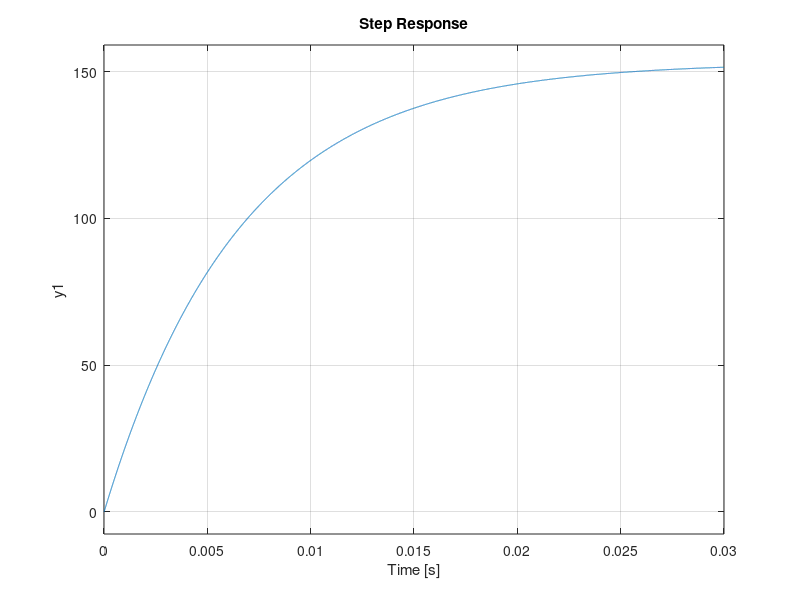

MATLAB code to generate this figure:
% % Para verificar
Laa=366e-6;
J=5e-9;
Ra=55.6;
B=0;
Ki=6.49e-3;
Km=6.53e-3;
num=[Ki]
den=[Laa*J Ra*J+Laa*B Ra*B+Ki*Km ]; %wpp*Laa*J+wp*(Ra*J+Laa*B)+w*(Ra*B+Ki*Km)=Vq*Ki
sys=tf(num,den)
step(sys)